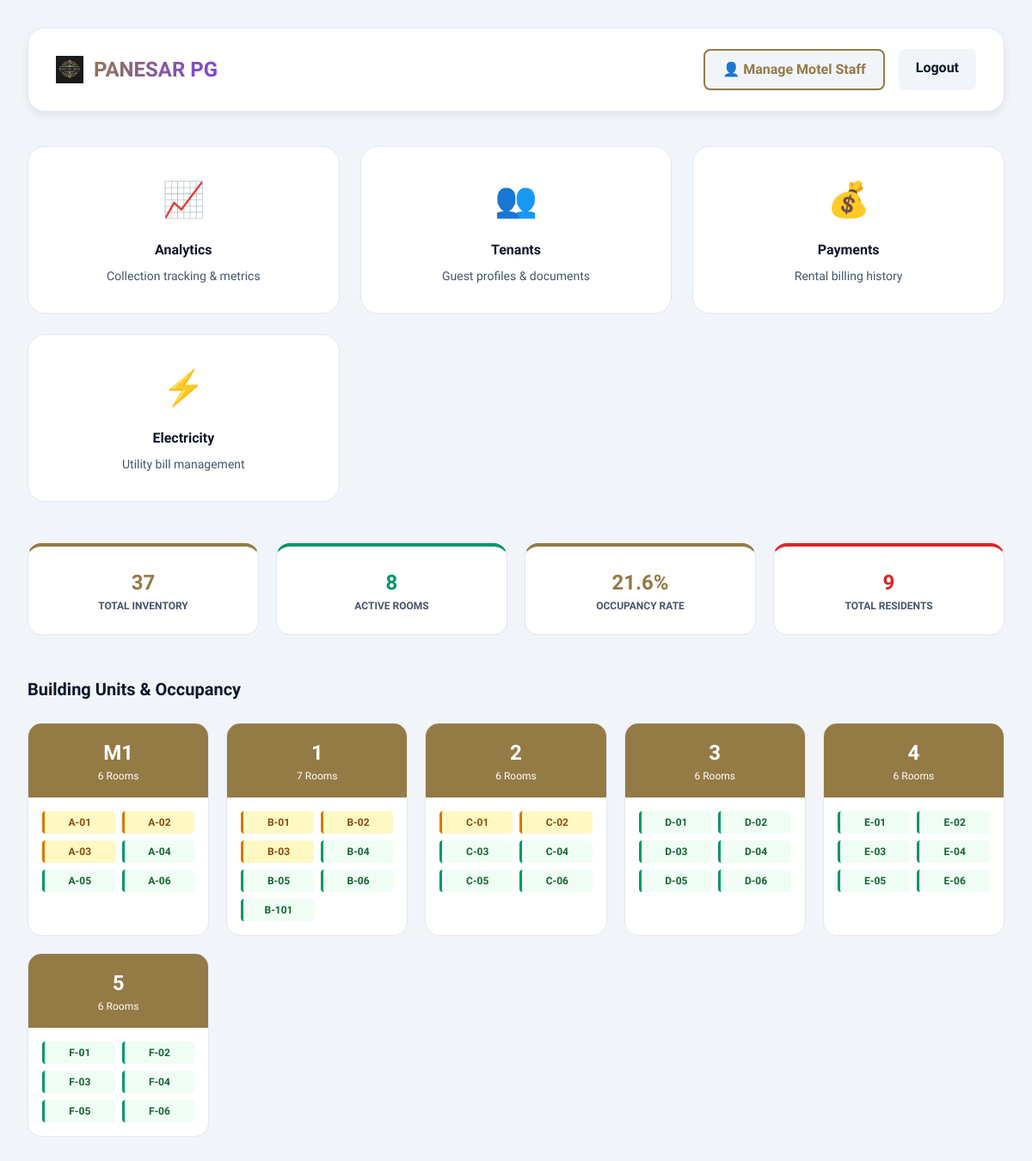
The app's page /dashboard/ (signed in) with its own data.
### rental/models.py (models this page shows, shortened)
class Room(models.Model):
    ROOM_TYPES = [
        ('single', 'Single'),
        ('double', 'Double'),
        ('suite', 'Suite'),
    ]
    number = models.CharField(max_length=10, unique=True)
    room_type = models.CharField(max_length=10, choices=ROOM_TYPES)
    price = models.DecimalField(max_digits=8, decimal_places=2)
    agreed_rent = models.DecimalField(max_digits=8, decimal_places=2, null=True, blank=True, help_text="Per-room negotiated rent (overrides price when set)")
    is_available = models.BooleanField(default=True)
    class Meta:
        ordering = ['number']

### rental/views.py (the view)
# urls.py: path('dashboard/', views.dashboard, name='dashboard'),
@login_required(login_url='login')
def dashboard(request):
    rooms = Room.objects.all()
    bookings = Booking.objects.all()
    guests = Guest.objects.filter(is_active=True)
    active_guests = Guest.objects.filter(is_active=True).select_related('room')
    room_tenants = defaultdict(list)
    for guest in active_guests:
        if guest.room:
            room_tenants[guest.room.id].append(guest)
    for room in rooms:
        tenants = room_tenants.get(room.id, [])
        room.current_tenants = tenants
        capacity_map = {'single': 1, 'double': 2, 'suite': 4}
        capacity = capacity_map.get(room.room_type.lower(), 2) # Default to 2
        room.capacity = capacity
        count = len(tenants)
        if count == 0:
            room.occupancy_status = 'empty'
        elif count < capacity:
            room.occupancy_status = 'partial'
        else:
            room.occupancy_status = 'full'
    buildings = defaultdict(list)
    for room in rooms:
        building_name = room.number.split('-')[0]
        buildings[building_name].append(room)
    sorted_buildings = sorted(buildings.items())
    def map_building_name(original_name):
        if original_name == 'A':
            return 'M1'
        elif original_name == 'M1': # Handle direct naming if changed in db
            return 'M1'
        else:
            try:
                val = ord(original_name) - ord('B') + 1
                return str(val) if val > 0 else original_name
            except:
                return original_name
    mapped_buildings = [(map_building_name(name), rooms) for name, rooms in sorted_buildings]
    active_rooms_count = rooms.filter(is_available=False).count()
    occupancy_rate = (active_rooms_count / rooms.count() * 100) if rooms.count() > 0 else 0
    context = {
        'total_rooms': rooms.count(),
        'available_rooms': rooms.filter(is_available=True).count(),
        'booked_rooms': active_rooms_count,
        'active_rooms_count': active_rooms_count,
        'occupancy_rate': round(occupancy_rate, 1),
        'active_bookings': bookings.filter(is_active=True).count(),
        'total_bookings': bookings.count(),
        'all_bookings': bookings[:5],
        'total_guests': guests.count(),
        'buildings': mapped_buildings,
        'is_admin': request.user.is_staff or request.user.is_superuser,
    }
    return render(request, 'dashboard.html', context)

### rental/models.py (called while the page is built)
    @property
    def full_name(self):
        return f"{self.first_name} {self.last_name}"

### rental/templates/dashboard.html (shortened to what this page needs)
<!DOCTYPE html>
<html lang="en">
{% load static %}
{% load rental_tags %}
<head>
</head>
<body>
  <div class="container">
    <header class="header">
      <div class="header-title" style="display: flex; align-items: center;">
        <img src="{% static 'rental/images/panesar-logo.png' %}" alt="Panesar Logo" class="logo-img">
        <h1>PANESAR PG</h1>
      </div>
      <div class="header-actions" style="display: flex; gap: 1rem;">
        {% if is_admin %}
        <a href="{% url 'manage_users' %}" class="btn btn-secondary"
          style="border: 2px solid var(--primary); color: var(--primary);">👤 Manage Motel Staff</a>
        {% endif %}
        <a href="{% url 'logout' %}" class="btn btn-secondary">Logout</a>
      </div>
    </header>
    <div class="mgmt-grid">
      {% if is_admin %}
      <a href="{% url 'performance_dashboard' %}" class="mgmt-card">
        <span class="mgmt-icon">📈</span>
        <div class="mgmt-title">Analytics</div>
        <div class="mgmt-text">Collection tracking & metrics</div>
      </a>
      {% endif %}
      <a href="{% url 'manage_guests' %}" class="mgmt-card">
        <span class="mgmt-icon">👥</span>
        <div class="mgmt-title">Tenants</div>
        <div class="mgmt-text">Guest profiles & documents</div>
      </a>
      <a href="{% url 'manage_payments' %}" class="mgmt-card">
        <span class="mgmt-icon">💰</span>
        <div class="mgmt-title">Payments</div>
        <div class="mgmt-text">Rental billing history</div>
      </a>
      <a href="{% url 'manage_electricity_bills' %}" class="mgmt-card">
        <span class="mgmt-icon">⚡</span>
        <div class="mgmt-title">Electricity</div>
        <div class="mgmt-text">Utility bill management</div>
      </a>
    </div>
    <div class="stats-grid">
      <div class="stat-card" style="border-top: 4px solid var(--primary);">
        <div class="stat-val">{{ total_rooms }}</div>
        <div class="stat-lab">Total Inventory</div>
      </div>
      <div class="stat-card" style="border-top: 4px solid var(--success);">
        <div class="stat-val" style="color: var(--success)">{{ active_rooms_count }}</div>
        <div class="stat-lab">Active Rooms</div>
      </div>
      <div class="stat-card" style="border-top: 4px solid var(--primary);">
        <div class="stat-val" style="color: var(--primary)">{{ occupancy_rate }}%</div>
        <div class="stat-lab">Occupancy Rate</div>
      </div>
      <div class="stat-card" style="border-top: 4px solid var(--error);">
        <div class="stat-val" style="color: var(--error)">{{ total_guests }}</div>
        <div class="stat-lab">Total Residents</div>
      </div>
    </div>
    <div class="building-group">
      <div class="building-group-title">Building Units & Occupancy</div>
      <div class="tiles-grid">
        {% for building_name, rooms in buildings %}
        <div class="tile" onclick="openBuilding('{{ building_name }}')">
          <div class="tile-header">
            <div style="font-size: 1.5rem; font-weight: 900;">{{ building_name }}</div>
            <div style="font-size: 0.75rem;">{{ rooms|length }} Rooms</div>
          </div>
          <div class="tile-body">
            {% for room in rooms %}
            <div class="room-dot {{ room.occupancy_status }}" onclick="openRoomDetails(event, '{{ room.id }}')"
              title="Room {{ room.number }}: {{ room.occupancy_status|title }}">
              {{ room.number }}
            </div>
            {% endfor %}
          </div>
        </div>
        {% endfor %}
      </div>
    </div>
  </div>
</body>
</html>

### rental/templates/dashboard.html (style rules this page uses)
:root { --primary: #947a45; --primary-hover: #7a6438; --bg-main: #f1f5f9; --card-bg: #ffffff; --text-main: #0f172a; --text-muted: #475569; --success: #059669; --error: #dc2626; --border: #e2e8f0; --shadow: 0 4px 12px -2px rgba(0, 0, 0, 0.1); --radius: 1.25rem; }
* { margin: 0; padding: 0; box-sizing: border-box; }
body { font-family: 'Plus Jakarta Sans', sans-serif; background-color: var(--bg-main); color: var(--text-main); line-height: 1.5; }
.container { max-width: 1400px; margin: 0 auto; padding: 2rem; }
.header { display: flex; justify-content: space-between; align-items: center; margin-bottom: 2.5rem; background: var(--card-bg); padding: 1.5rem 2rem; border-radius: var(--radius); box-shadow: var(--shadow); border: 1px solid var(--border); }
.header-title h1 { font-size: 1.5rem; font-weight: 800; background: linear-gradient(135deg, var(--primary), #7c3aed); background-clip: text; -webkit-background-clip: text; -webkit-text-fill-color: transparent; }
.logo-img { height: 32px; width: auto; margin-right: 0.75rem; }
.mgmt-grid { display: grid; grid-template-columns: repeat(auto-fit, minmax(280px, 1fr)); gap: 1.5rem; margin-bottom: 3rem; }
.mgmt-card { background: var(--card-bg); padding: 2rem; border-radius: var(--radius); border: 1px solid var(--border); text-decoration: none; transition: all 0.2s ease; text-align: center; }
.mgmt-icon { font-size: 2.5rem; margin-bottom: 1rem; display: block; }
.mgmt-title { font-weight: 800; color: var(--text-main); }
.mgmt-text { color: var(--text-muted); font-size: 0.875rem; margin-top: 0.5rem; }
.stats-grid { display: grid; grid-template-columns: repeat(auto-fit, minmax(200px, 1fr)); gap: 1.25rem; margin-bottom: 3rem; }
.stat-card { background: var(--card-bg); padding: 1.5rem; border-radius: 1rem; border: 1px solid var(--border); text-align: center; }
.stat-val { font-size: 1.5rem; font-weight: 800; color: var(--primary); }
.stat-lab { font-size: 0.75rem; font-weight: 700; color: var(--text-muted); text-transform: uppercase; }
.building-group { margin-bottom: 3rem; }
.building-group-title { font-size: 1.25rem; font-weight: 800; margin-bottom: 1.5rem; color: var(--text-main); }
.tiles-grid { display: grid; grid-template-columns: repeat(auto-fill, minmax(180px, 1fr)); gap: 1.25rem; }
.tile { background: var(--card-bg); border-radius: 1rem; overflow: hidden; border: 1px solid var(--border); transition: border-color 0.2s; cursor: pointer; }
.tile-header { background: var(--primary); color: white; padding: 1rem; text-align: center; }
.tile-body { padding: 1rem; display: grid; grid-template-columns: repeat(2, 1fr); gap: 0.5rem; }
.room-dot { padding: 0.25rem; font-size: 0.75rem; font-weight: 700; text-align: center; border-radius: 0.25rem; border-left: 3px solid transparent; cursor: pointer; transition: all 0.2s; }
.room-dot.empty { background: #f0fdf4; color: #166534; border-left-color: var(--success); }
.room-dot.partial { background: #fef9c3; color: #854d0e; border-left-color: #d97706; }
.btn { padding: 0.625rem 1.25rem; border-radius: 0.5rem; font-weight: 700; text-decoration: none; cursor: pointer; border: none; }
.btn-secondary { background: #f1f5f9; color: var(--text-main); }

### records on screen
Room: building_name "M1", rooms "6", number "A-01"
Room: number "A-02"
Room: number "A-03"
Room: number "A-04"
Room: number "A-05"
Room: number "A-06"
Room: building_name "1", rooms "7", number "B-01"
Room: number "B-02"
Room: number "B-03"
Room: number "B-04"
Room: number "B-05"
Room: number "B-06"
Room: number "B-101"
Room: building_name "2", rooms "6", number "C-01"
Room: number "C-02"
Room: number "C-03"
Room: number "C-04"
Room: number "C-05"
Room: number "C-06"
Room: building_name "3", rooms "6", number "D-01"
Room: number "D-02"
Room: number "D-03"
Room: number "D-04"
Room: number "D-05"
Room: number "D-06"
Room: building_name "4", rooms "6", number "E-01"
Room: number "E-02"
Room: number "E-03"
Room: number "E-04"
Room: number "E-05"
Room: number "E-06"
Room: building_name "5", rooms "6", number "F-01"
Room: number "F-02"
Room: number "F-03"
Room: number "F-04"
Room: number "F-05"
Room: number "F-06"

### other values on screen
{{ total_rooms }} "37"
{{ active_rooms_count }} "8"
{{ occupancy_rate }} "21.6"
{{ total_guests }} "9"
